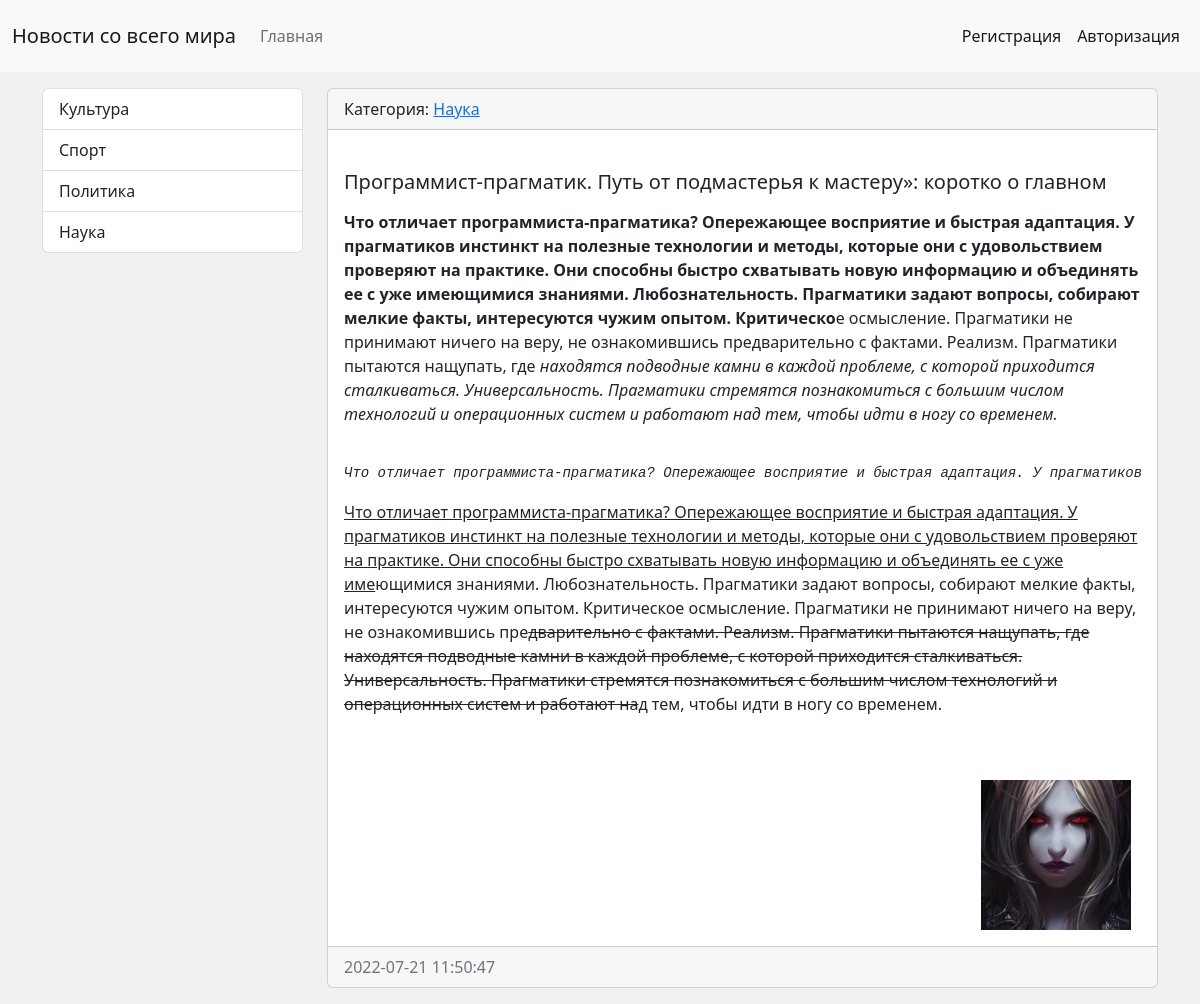
The app's page /news/13/ with its own data.
### news/models.py (models this page shows, shortened)
class Category(models.Model):
    title = models.CharField(max_length=150, db_index=True, verbose_name='Наименование Категории')
    def get_absolute_url(self):\
        return reverse('category', kwargs={'category_id': self.pk})
    def __str__(self):
        return self.title
    class Meta:
        verbose_name = 'Категория'
        verbose_name_plural = 'Категории'
        ordering = ['title']

class News(models.Model):
    title = models.CharField(max_length=150, verbose_name='Наименование')
    content = models.TextField(blank=True, verbose_name='Контент')
    created_at = models.DateTimeField(auto_now_add=True, verbose_name='Дата создания')
    updated_at = models.DateTimeField(auto_now=True, verbose_name='Дата изменения')
    photo = models.ImageField(upload_to='photos/%Y/%m/%d/', verbose_name='Фото', blank=True)
    is_published = models.BooleanField(default=True, verbose_name='Опубликовать')
    category = models.ForeignKey('Category', on_delete=models.PROTECT, verbose_name='Категория')
    class Meta:
        verbose_name = 'Новость'
        verbose_name_plural = 'Новости'
        ordering = ['-created_at']

### news/views.py (the view)
# urls.py: path('news/<int:pk>/', ViewNews.as_view(), name='view_news'),
class ViewNews(DetailView):
    model = News
    context_object_name = 'news_item'

### news/templatetags/newstags.py (called while the page is built)
@register.inclusion_tag("news/list_categories.html")
def show_categories():
    categories = Category.objects.annotate(cnt=Count('news', filter=F('news__is_published'))).filter(cnt__gt=0)
    return {"categories": categories}

### news/templates/news/news_detail.html (shortened to what this page needs)
{% extends 'base.html'%}
{% block sidebar %}
{% include 'inc/_sitebar.html' %}
{% endblock %}
{% block content %}
        <div class="card mb-3">
              <div class="card-header">
                  Категория: <a href="{{ news_item.category.get_absolute_url }}">{{news_item.category}} </a>
              </div>
            <div class="card-body">
                <h5 class="card-title">{{ news_item.title }}</h5>
                <p class="card-text">{{ news_item.content|safe|linebreaks }}</p>
            </div>
          <div class="card-footer text-muted">
              {{ news_item.created_at|date:"Y-m-d H:i:s" }}
          </div>
        </div>
{% endblock %}

### news/templates/news/list_categories.html
<div class="list-group">
    {% for item in categories %}
    <a href="{{ item.get_absolute_url }}" class="list-group-item list-group-item-action">{{item.title}}</a>
    {% endfor %}
</div>

### mysite/static/css/style.css (style rules this page uses)
body { background-color: #f1f1f1; }

### records on screen
Category: title "Культура"
Category: title "Спорт"
Category: title "Политика"
Category: title "Наука"
News: category "Наука", title "Программист-прагматик. Путь от подмастерья к мастеру»: коротко о главном", content "Что отличает программиста-прагматика? Опережающее восприятие и быстрая адаптация. У прагматиков инстинкт на полезные технологии и методы, которые они с удовольствием проверяют на практике. Они способны быстро схватывать новую информацию и объединять ее с уже имеющимися знаниями. Любознательность. Прагматики задают вопросы, собирают мелкие факты, интересуются чужим опытом. Критическо е осмысление. Прагматики не принимают ничего на веру, не ознакомившись предварительно с фактами. Реализм. Прагматики пытаются нащупать, где находятся подводные камни в каждой проблеме, с которой приходится сталкиваться. Универсальность. Прагматики стремятся познакомиться с большим числом технологий и…", content (picture), created_at "2022-07-21 11:50:47"
